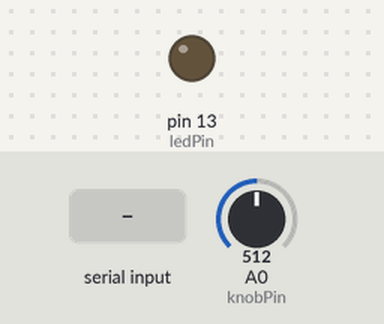
Recording of a sketch running on a simulated Arduino Uno, built with avr-gcc and run on an emulated ATmega328P. Shown: output pins drawn as LEDs (lit = HIGH). The test bench sets the inputs (shaded band); at power-on: A0 (knobPin) = 512. What the sketch prints to the serial monitor is not drawn.

Above: at 1.2 s.
1.3 s: "1" received over Serial
At 1.9 s:
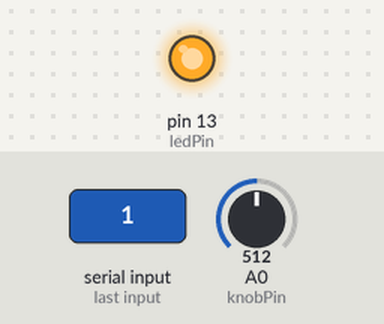
2.8 s: "0" received over Serial
At 3.1 s:
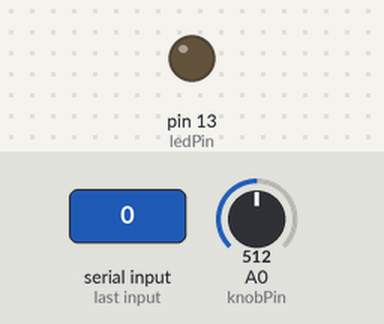
Timing chart, 0 to 5.8 s (numbered marks = the images above; inputs shaded):
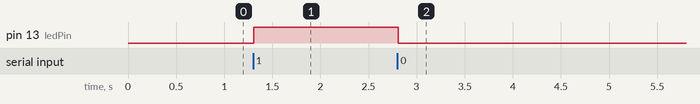

Measured:
- after the input at 1.3 s, pin 13 (ledPin): LOW → HIGH at once
- after the input at 2.8 s, pin 13 (ledPin): HIGH → LOW at once

The sketch:

Serial_Communication_Arduino.ino
```cpp
int knobPin = A0;
int ledPin = 13;

void setup() {
  Serial.begin(9600);
  pinMode(knobPin, INPUT);
  pinMode(ledPin, OUTPUT);
}

void loop() {
  //sensing knob value
  int sensorState = analogRead(knobPin);
  Serial.println(sensorState);

  //reading values from processing
  if (Serial.available ( ) > 0) { // Checking if the Processing IDE has send a value or not
    char state = Serial.read ( ); // Reading the data received and saving in the state variable
    if (state == '1') { // If received data is '1', then turn on LED
      digitalWrite (ledPin, HIGH);
    }
    if (state == '0') { // If received data is '0', then turn off led
      digitalWrite (ledPin, LOW);
    }

  }
  delay(10);
}
```
